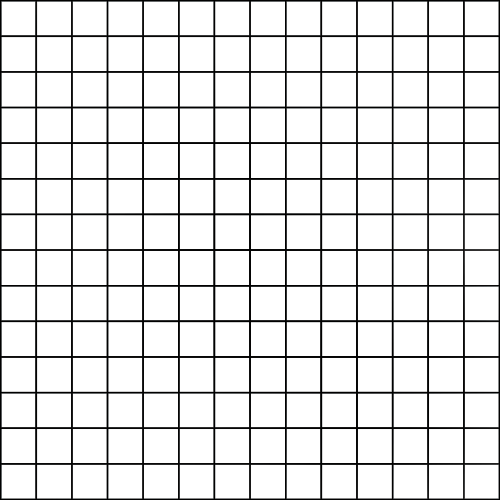
#> input picture grid.png, 500 x 500 px
$ python main.py
#> lines starting #> are read from the running program, lines starting #| are printed output that depends on the picture
import matplotlib.pyplot as plt
import matplotlib.image as mpimg
import numpy as np
import math
import vectormath as vmath

# Load input image
original_img = np.asarray(mpimg.imread('grid.png'))
#> original_img is the input picture: shape (500, 500, 4) float32; mean R, G, B, A 0.895, 0.895, 0.896, 1

# Define warp function
def warp_point(point):
    yn = point[0]
    xn = point[1]
    xo = math.sin(yn*math.pi*2) * 0.1 # 10% horizontal warp
    yo = math.sin(xn*math.pi) * 0.1 # 10% vertical warp
    return (yn + yo, xn + xo)

# Create warped image
shape = original_img.shape
#> shape = (500, 500, 4)
warped_img = np.zeros(shape)
for y in range(shape[0]):
    yn = y / (shape[0] - 1)
    for x in range(shape[1]):
        xn = x / (shape[1] - 1)
        nx = int(-warp_point((yn, -xn))[1] * shape[1]) # To shift right we need to sample to the left
        ny = int(-warp_point((-yn, xn))[0] * shape[0]) # To shift right we need to sample to the left
        for c in range(shape[2]):
            sample = original_img[ny, nx, c] if nx >= 0 and ny >= 0 and nx < shape[1] and ny < shape[0] else 0
            warped_img[y, x, c] = sample
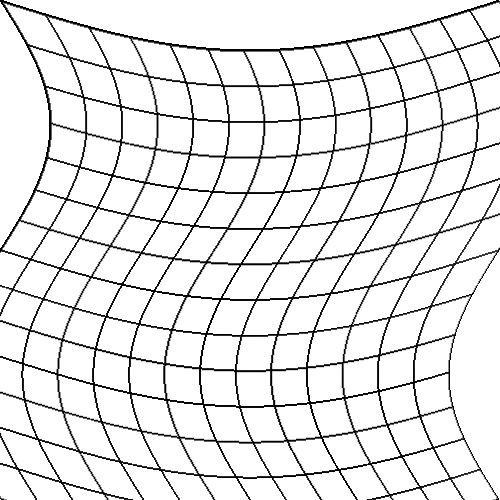
#> warped_img: shape (500, 500, 4) float64; mean R, G, B, A 0.782, 0.782, 0.782, 0.874; transparent parts drawn white

# Create warped point grid
grid_h = 10
grid_w = 10
grid_x = []
grid_y = []
grid = np.zeros((grid_w, grid_h, 2))
for yi in range(grid_h):
    for xi in range(grid_w):
        yn = yi / (grid_h - 1)
        xn = xi / (grid_w - 1)
        point = warp_point((yn, xn))
        grid_y.append((point[0] * shape[0]))
        grid_x.append((point[1] * shape[1]))
        grid[xi][yi] = (point[1] * shape[1], point[0] * shape[0])

# Create a compensation function
compensation_grid = np.zeros((grid_w, grid_h, 2))
for yi in range(grid_h):
    for xi in range(grid_w):
        x = xi / (grid_w - 1) * shape[1]
        y = yi / (grid_h - 1) * shape[0]
        grid_point = grid[xi][yi]
        compensation_grid[xi][yi] = (2 * x - grid_point[0], 2 * y - grid_point[1])

# Unwarp the image
unwarped_img = np.zeros(shape)
for y in range(shape[0]):
    yn = y / shape[0]
    for x in range(shape[1]):
        xn = x / shape[1]
        yi = yn * (compensation_grid.shape[0] - 1)
        xi = xn * (compensation_grid.shape[1] - 1)
        yi0 = math.floor(yi)
        yi1 = yi0 + 1
        xi0 = math.floor(xi)
        xi1 = xi0 + 1
        ynn = yi - yi0
        xnn = xi - xi0
#> (the run stopped early here; a loop or call above may not have finished)
